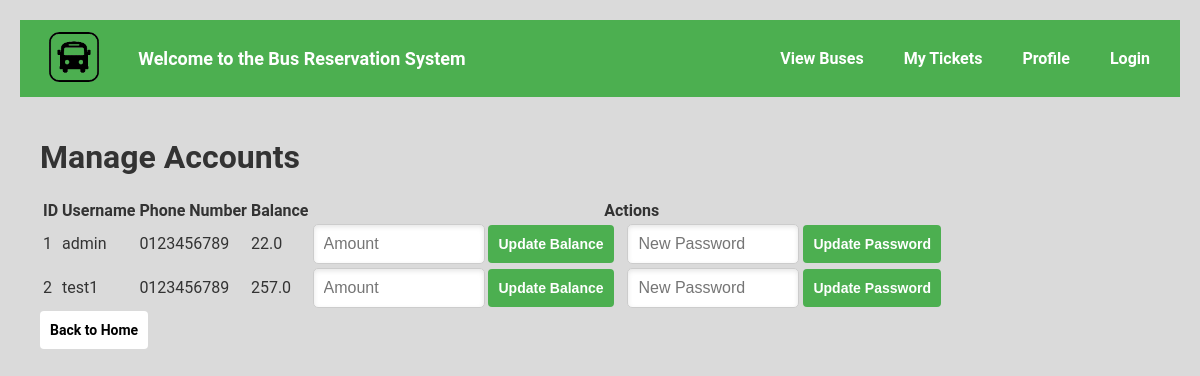
/manage_accounts (signed in), run on an earlier commit of the app's database.
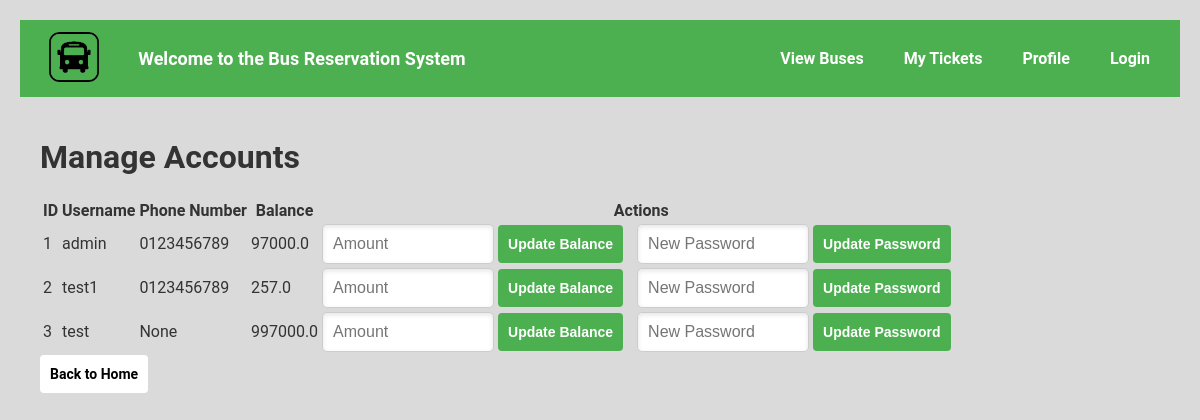
And on a later commit of the database.
### tables this page shows
CREATE TABLE users (
            id INTEGER PRIMARY KEY,
            username TEXT NOT NULL UNIQUE,
            password_hash TEXT NOT NULL
        , email TEXT, phone_number TEXT, gender TEXT, balance REAL DEFAULT 0.0, name TEXT);

### app.py (the view, shortened to what this page needs)
@app.route('/manage_accounts', methods=['GET', 'POST'])
def manage_accounts():
    user_id = session.get('user_id')
    if not user_id:
        flash('You need to log in to manage accounts.')
        return redirect(url_for('login'))
    user = UserDAO.get_user_by_id(user_id)
    if user is None or user[1] != 'admin':
        flash('You do not have permission to manage accounts.')
        return redirect(url_for('home'))
    users = UserDAO.get_all_users()
    return render_template('manage_accounts.html', users=users)

### app.py (called while the page is built)
@app.before_request
def load_routes_into_trie():
    buses = BusDAO.view_buses()
    for bus in buses:
        trie.insert(bus[2])

### databases/bus_dao.py (called while the page is built)
    @staticmethod
    def view_buses(sort_by=None, search_query=None):
        conn = sqlite3.connect('bus_reservation.db')
        cursor = conn.cursor()
        query = 'SELECT * FROM buses'
        params = []
        if search_query:
            query += ' WHERE route LIKE ?'
            params.append(f'%{search_query}%')
        if sort_by:
            query += f' ORDER BY {sort_by}'
        cursor.execute(query, params)
        buses = cursor.fetchall()
        conn.close()
        return buses

### databases/user_dao.py (called while the page is built)
    @staticmethod
    def get_user_by_id(user_id):
        conn = sqlite3.connect('bus_reservation.db')
        cursor = conn.cursor()
        cursor.execute('SELECT * FROM users WHERE id = ?', (user_id,))
        user = cursor.fetchone()
        conn.close()
        return user

    @staticmethod
    def get_all_users():
        conn = sqlite3.connect('bus_reservation.db')
        cursor = conn.cursor()
        cursor.execute('SELECT id, username, phone_number, balance FROM users')
        users = cursor.fetchall()
        conn.close()
        return users

### templates/manage_accounts.html (shortened to what this page needs)
{% extends "base.html" %}
{% block content %}
<div class="container">
    <h1>Manage Accounts</h1>
    <table>
        <thead>
            <tr>
                <th>ID</th>
                <th>Username</th>
                <th>Phone Number</th>
                <th>Balance</th>
                <th>Actions</th>
            </tr>
        </thead>
        <tbody>
            {% for user in users %}
            <tr>
                <td>{{ user[0] }}</td>
                <td>{{ user[1] }}</td>
                <td>{{ user[2] }}</td>
                <td>{{ user[3] }}</td>
                <td>
                    <form action="{{ url_for('manage_accounts') }}" method="POST" style="display:inline;">
                        <input type="number" name="amount" placeholder="Amount" class="input" required>
                        <button type="submit" class="button2">Update Balance</button>
                    </form>
                    <form action="{{ url_for('manage_accounts') }}" method="POST" style="display:inline;">
                        <input type="password" name="new_password" placeholder="New Password" class="input" required>
                        <button type="submit" class="button2">Update Password</button>
                    </form>
                </td>
            </tr>
            {% endfor %}
        </tbody>
    </table>
    <a href="{{ url_for('home') }}" class="buttonBack">Back to Home</a>
</div>
{% endblock %}

What changed in the data, as far as the page shows it:
changed users "admin": balance "22.0" → "97000.0"
added users: id "3", username "test", user "None", balance "997000.0"
